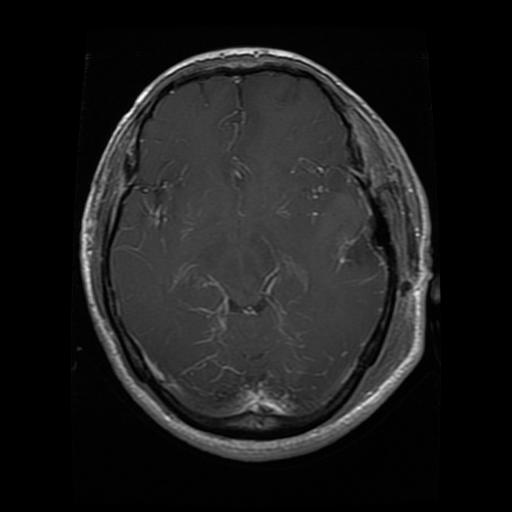
#> input picture exp3/glioma_img.jpg, 512 x 512 px
$ python biomedical_image.py
#> lines starting #> are read from the running program, lines starting #| are printed output that depends on the picture; after the words box and inside, x2 and y2 are one past the last pixel; in counts of white or black regions, pixels touching at a corner belong together
import cv2
import matplotlib.pyplot as plt

# Load the glioma MRI image
image = cv2.imread("glioma_img.jpg")
#> image is the input picture: shape (512, 512, 3); min 0, max 255, mean 28.5

# Convert to grayscale
gray = cv2.cvtColor(image, cv2.COLOR_BGR2GRAY)

# Noise removal using Gaussian Blur
denoised = cv2.GaussianBlur(gray, (5, 5), 0)

# Contrast enhancement using Histogram Equalization
enhanced = cv2.equalizeHist(denoised)
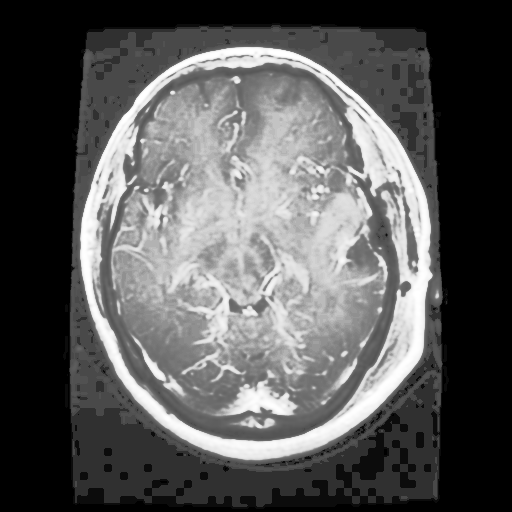
#> enhanced: shape (512, 512); min 0, max 255, mean 89.1

# Image segmentation using Otsu's thresholding
_, segmented = cv2.threshold(
    enhanced, 0, 255,
    cv2.THRESH_BINARY + cv2.THRESH_OTSU
)
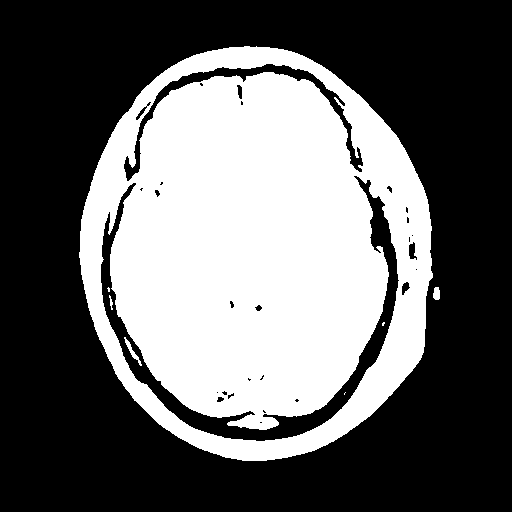
#> segmented: shape (512, 512); 39.4% white; 7 white regions (3 under 20 px), largest, box (x1, y1, x2, y2) and area: (79, 46, 433, 461) 103020, (124, 337, 142, 366) 108, (433, 287, 440, 300) 77, (109, 295, 113, 310) 29

# Display results
plt.figure(figsize=(12, 8))

plt.subplot(2, 2, 1)
plt.imshow(cv2.cvtColor(image, cv2.COLOR_BGR2RGB))
plt.title("Original MRI")
plt.axis("off")

plt.subplot(2, 2, 2)
plt.imshow(gray, cmap="gray")
plt.title("Grayscale")
plt.axis("off")

plt.subplot(2, 2, 3)
plt.imshow(enhanced, cmap="gray")
plt.title("Preprocessed Image")
plt.axis("off")

plt.subplot(2, 2, 4)
plt.imshow(segmented, cmap="gray")
plt.title("Segmented Image")
plt.axis("off")

plt.tight_layout()
plt.show()
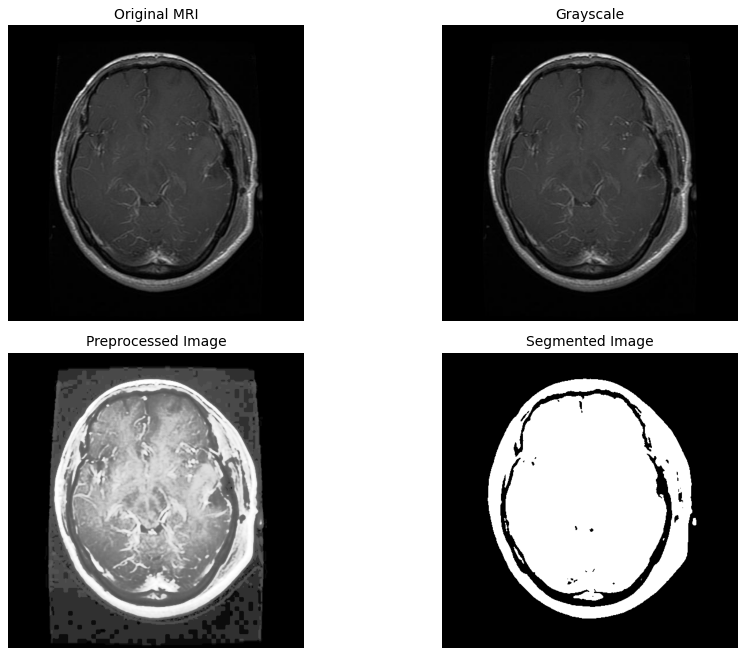
#> figure drawn by matplotlib, 4 panels
